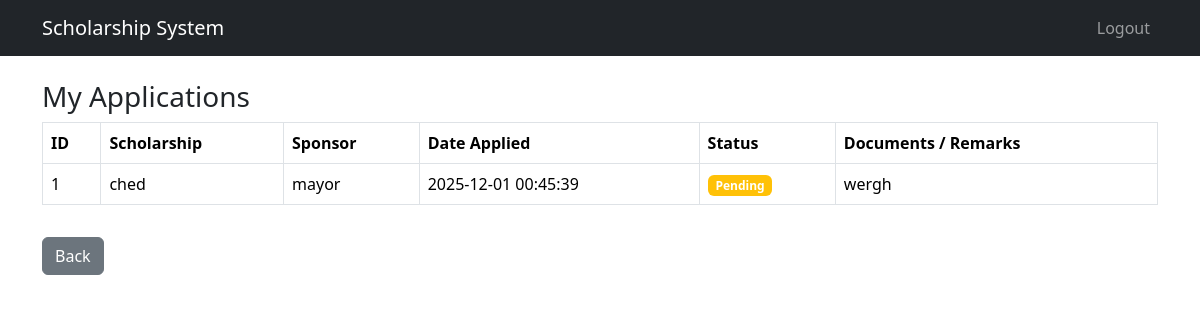
The page /student/my_applications.php (signed in) on the database its author committed.
### tables this page shows
CREATE TABLE `applications` (
  `application_id` int(11) NOT NULL,
  `scholarship_id` int(11) DEFAULT NULL,
  `student_id` int(11) DEFAULT NULL,
  `date_applied` datetime DEFAULT current_timestamp(),
  `documents` text DEFAULT NULL,
  `status` enum('Pending','Approved','Rejected','For Interview') DEFAULT 'Pending',
  `remarks` text DEFAULT NULL,
  `admin_seen` tinyint(1) DEFAULT 0
);

CREATE TABLE `scholarships` (
  `scholarship_id` int(11) NOT NULL,
  `name` varchar(100) DEFAULT NULL,
  `description` text DEFAULT NULL,
  `requirements` text DEFAULT NULL,
  `sponsor` varchar(100) DEFAULT NULL,
  `start_date` date DEFAULT NULL,
  `end_date` date DEFAULT NULL,
  `amount` decimal(10,2) DEFAULT NULL,
  `status` enum('Open','Closed') DEFAULT 'Open'
);

### student/my_applications.php (the view, shortened to what this page needs)
<?php
$db = (new Database())->connect();
$stmt = $db->prepare("SELECT student_id FROM students WHERE user_id=?");
$stmt->execute([$_SESSION['user_id']]);
$student = $stmt->fetch(PDO::FETCH_ASSOC);
$student_id = $student['student_id'];
$stmt = $db->prepare("
    SELECT a.application_id, a.date_applied, a.status, a.remarks, a.documents,
           s.name AS scholarship_name, s.sponsor
    FROM applications a
    JOIN scholarships s ON a.scholarship_id = s.scholarship_id
    WHERE a.student_id = ?
    ORDER BY a.date_applied DESC
");
$stmt->execute([$student_id]);
$applications = $stmt->fetchAll(PDO::FETCH_ASSOC);
include '../includes/header.php';
?>
<div class="container mt-4">
    <h3>My Applications</h3>
    <?php if (empty($applications)): ?>
    <div class="alert alert-info">You have not applied for any scholarships yet.</div>
<?php else: ?>
    <table class="table table-bordered">
        <thead>
            <tr>
                <th>ID</th>
                <th>Scholarship</th>
                <th>Sponsor</th>
                <th>Date Applied</th>
                <th>Status</th>
                <th>Documents / Remarks</th>
            </tr>
        </thead>
        <tbody>
            <?php
            $counter = 1;
            foreach($applications as $app): ?>
                <tr>
                    <td><?= $counter++ ?></td>
                    <td><?= htmlspecialchars($app['scholarship_name']) ?></td>
                    <td><?= htmlspecialchars($app['sponsor']) ?></td>
                    <td><?= $app['date_applied'] ?></td>
                    <td>
                        <?php
                            $status_class = match($app['status']){
                                'Pending' => 'badge bg-warning',
                                'Approved' => 'badge bg-success',
                                'Rejected' => 'badge bg-danger',
                                'For Interview' => 'badge bg-info text-dark',
                                default => 'badge bg-secondary'
                            };
                        ?>
                        <span class="<?= $status_class ?>"><?= htmlspecialchars($app['status']) ?></span>
                    </td>
                    <td><?= htmlspecialchars($app['remarks'] ?? 'N/A') ?></td>
                </tr>
            <?php endforeach; ?>
        </tbody>
    </table>
    <a href="<?= $_SERVER['HTTP_REFERER'] ?? '#' ?>" class="btn btn-secondary mt-3">Back</a>
<?php endif; ?>
</div>
<?php include '../includes/footer.php'; ?>

### rows shown on the page
applications: scholarship.name "ched", scholarship.sponsor "mayor", date_applied "2025-12-01 00:45:39", status "Pending", remarks "wergh"
